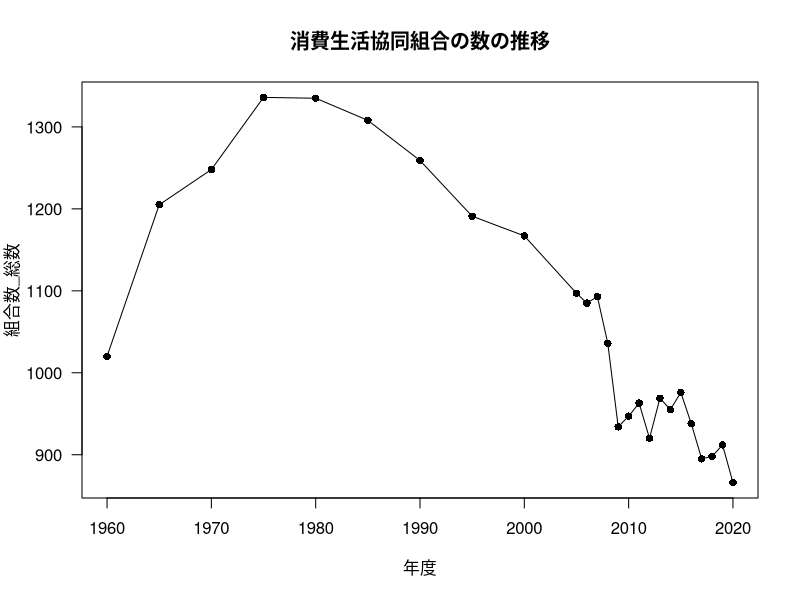
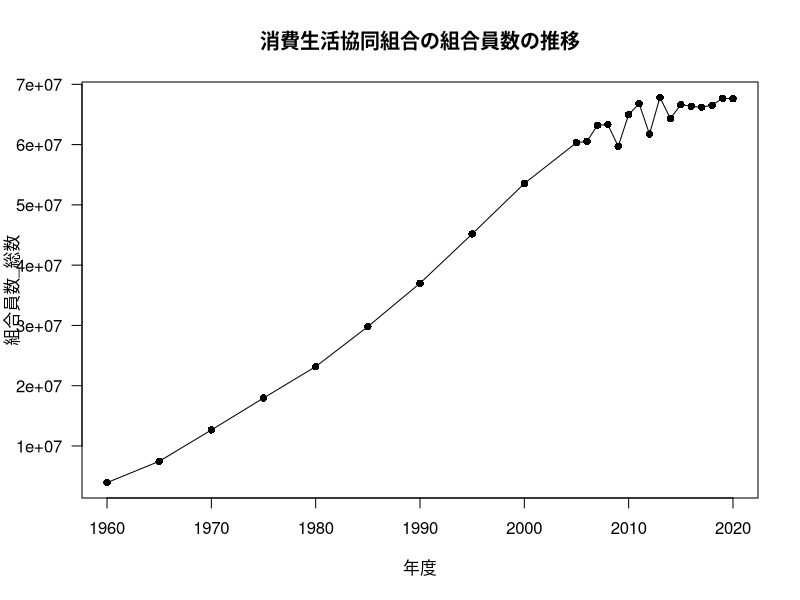
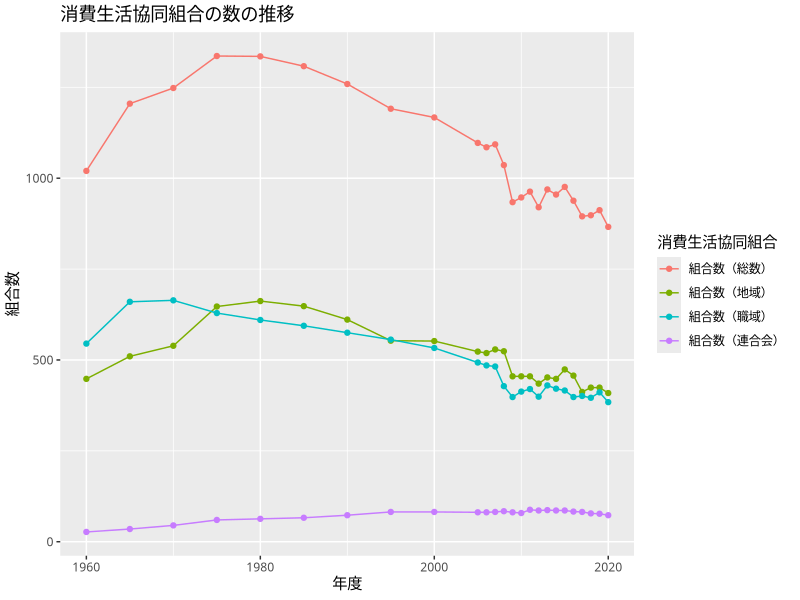
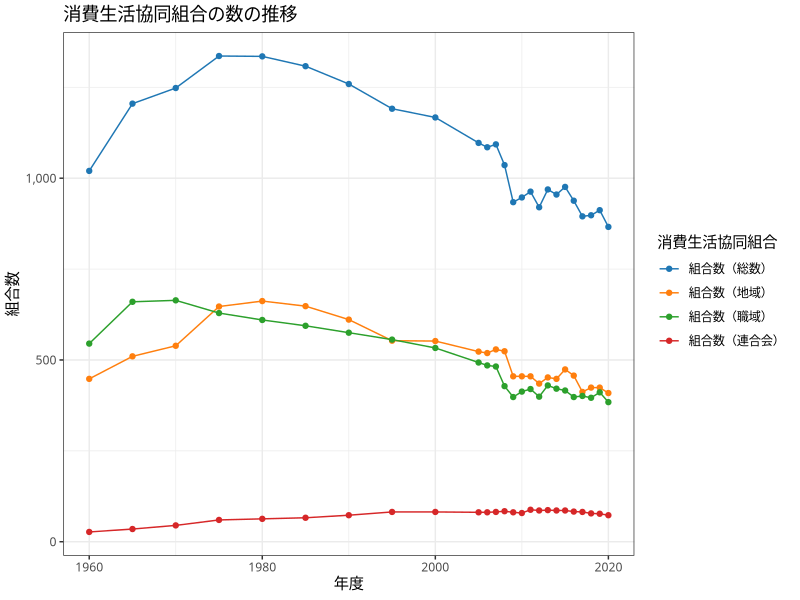
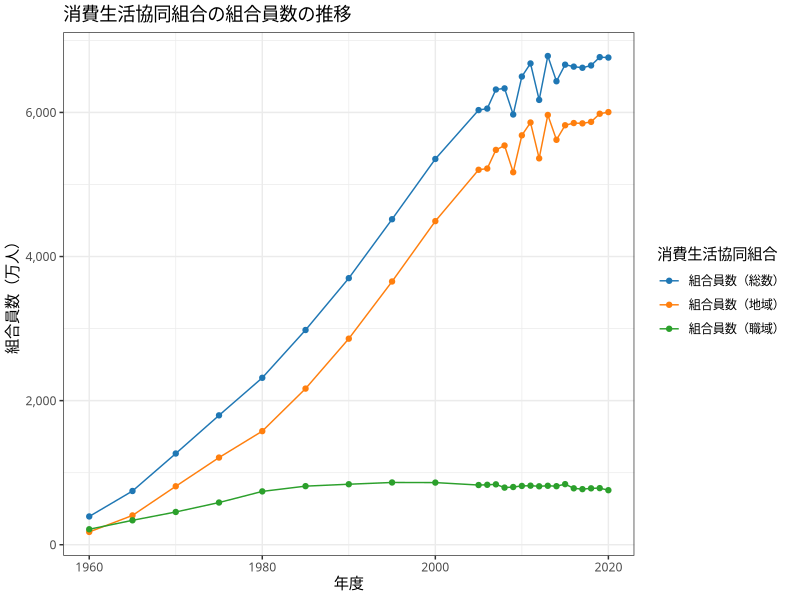
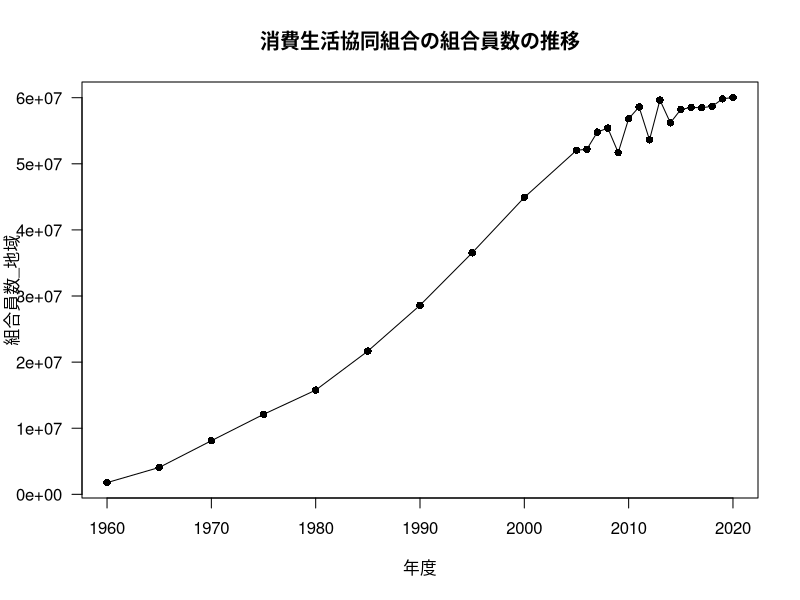
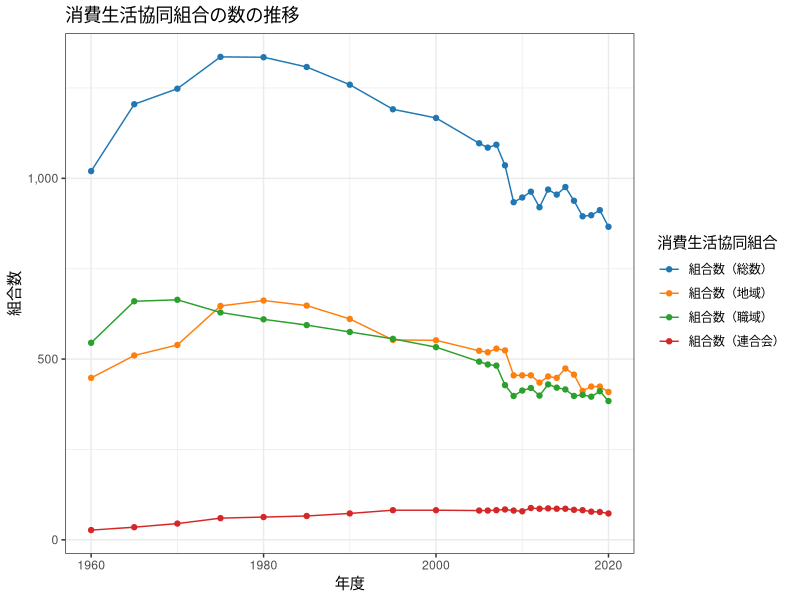
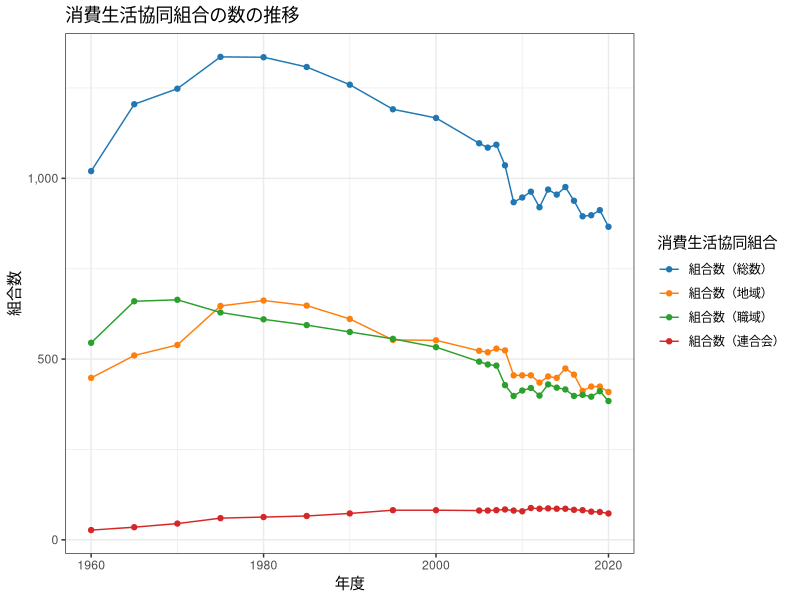

Reproduce these figures in R, in order.
## ---- chunk 1
#| echo: false
#| message: false
library(readxl)
df <- readxl::read_excel("../data/2-1.xlsx", col_names = FALSE, skip = 2)
## ---- chunk 2
# 下にある注を削除
df <- df[-c(30:nrow(df)), ]

# ヘッダーを整理
tmp <- gsub("　", "", df[1, ])
tmp[3:5] <- tmp[2]
tmp[7:8] <- tmp[6]
tmp[10:11] <- tmp[9]
names(df) <- paste(tmp, gsub("　", "", df[2, ]), sep = "_")
names(df) <- sub("_NA", "", names(df))
df <- df[-c(1:3), ]

# 昭和32年という非表示の行を見つけて唖然とする
df[1, ]

# 年度を西暦に強引に変換する
df <- df[-1, ]
df[, "年度"] <- c(seq(35 + 1925, 2005, 5), seq(2006, 2020, 1))

# 列を数値型に変換する
df[, 2:ncol(df)] <- lapply(df[, 2:ncol(df)], as.double)

# 以下は好みであり，実行しなくてもよい
dfcoop <- data.frame(df)
## ---- chunk 3
head(dfcoop)
## ---- chunk 4
plot(dfcoop[, c("年度", "組合数_総数")], type = "o", main = "消費生活協同組合の数の推移", xlab = "年度", pch = 16, las = 1)
## ---- chunk 5
dfcoop[, "年度"]
## ---- chunk 6
plot(dfcoop[, c("年度", "組合員数_総数")], type = "o", main = "消費生活協同組合の組合員数の推移", xlab = "年度", pch = 16, las = 1)
## ---- chunk 7
outdir <- "./fig"
## ---- chunk 8
#| include: false
outdir <- "../fig"
## ---- chunk 9
if (!file.exists(outdir)) {
  dir.create(outdir)
}
## ---- chunk 10
#| results: 'hide'
pdf(file.path(outdir, "number_of_coop_members_plot.pdf"), width = 10, height = 10)
plot(dfcoop[, c("年度", "組合員数_地域")], type = "o", main = "消費生活協同組合の組合員数の推移", xlab = "年度", pch = 16, las = 1)
dev.off()
## ---- chunk 11
#| warning: false
library(ggplot2)

dfcoop2 <- reshape2::melt(dfcoop[, c("年度", grep("組合数_", names(dfcoop), value = TRUE))], id.vars = "年度")
names(dfcoop2)[2:3] <- c("消費生活協同組合", "組合数")

# _を（）に変換する
levels(dfcoop2[, "消費生活協同組合"])[grep("_", levels(dfcoop2[, "消費生活協同組合"]))] <- paste0(sub("_", "（", grep("_", levels(dfcoop2[, "消費生活協同組合"]), value = TRUE)), "）")
# factorではない場合
# dfcoop2[, "消費生活協同組合"] <- apply(dfcoop2[, "消費生活協同組合", drop = FALSE], 1, function(x) {
# if (grep("_", x)) {
#   x <- paste0(sub("_", "（", x), "）")
# }
# return(x)}
# )

g <- ggplot(data = dfcoop2) +
  geom_line(aes(x = 年度, y = 組合数, group = 消費生活協同組合, colour = 消費生活協同組合)) +
  geom_point(aes(x = 年度, y = 組合数, group = 消費生活協同組合, colour = 消費生活協同組合)) +
  ggtitle("消費生活協同組合の数の推移")
g + theme(text = element_text(family = "HiraKakuProN-W3"))
## ---- chunk 12
#| warning: false
# 便利なカラーパレット
library(ggsci)

g <- ggplot(data = dfcoop2) +
  geom_line(aes(x = 年度, y = 組合数, group = 消費生活協同組合, colour = 消費生活協同組合)) +
  geom_point(aes(x = 年度, y = 組合数, group = 消費生活協同組合, colour = 消費生活協同組合)) +
# scale_x_continuous(breaks = seq(1960, 2020, 10), minor_breaks = NULL) +
  scale_y_continuous(labels = scales::comma_format()) +
  ggtitle("消費生活協同組合の数の推移") +
  theme_bw() +
# theme_minimal() +
# theme_classic() +
  scale_color_d3()
g + theme(text = element_text(family = "HiraKakuProN-W3"))
## ---- chunk 13
#| warning: false
ggsave(g, file = file.path(outdir, "number_of_coop.pdf"), width = 8, height = 4)
ggsave(g, file = file.path(outdir, "number_of_coop.png"), width = 8, height = 4)
## ---- chunk 14
#| warning: false
dfcoop2 <- reshape2::melt(dfcoop[, c("年度", grep("組合員数_", names(dfcoop), value = TRUE))], id.vars = "年度")
names(dfcoop2)[2:3] <- c("消費生活協同組合", "組合員数")

# _を（）に変換する
levels(dfcoop2[, "消費生活協同組合"])[grep("_", levels(dfcoop2[, "消費生活協同組合"]))] <- paste0(sub("_", "（", grep("_", levels(dfcoop2[, "消費生活協同組合"]), value = TRUE)), "）")

g <- ggplot(data = dfcoop2) +
  geom_line(aes(x = 年度, y = 組合員数 / 10000, group = 消費生活協同組合, colour = 消費生活協同組合)) +
  geom_point(aes(x = 年度, y = 組合員数 / 10000, group = 消費生活協同組合, colour = 消費生活協同組合)) +
# scale_x_continuous(breaks = seq(1960, 2020, 10), minor_breaks = NULL) +
  scale_y_continuous(labels = scales::comma_format(), name = "組合員数（万人）") +
  ggtitle("消費生活協同組合の組合員数の推移") +
  theme_bw() +
  scale_color_d3()
g + theme(text = element_text(family = "HiraKakuProN-W3"))

ggsave(g, file = file.path(outdir, "number_of_coop_members.pdf"), width = 8, height = 4)
## ---- chunk 15
#| echo: false
#| message: false
df <- readxl::read_excel("../data/2-2.xlsx", col_names = FALSE, skip = 1)
## ---- chunk 16
#| warning: false
# 下にある注を削除
df <- df[-c(83:nrow(df)), ]

# ヘッダーを整理
tmp <- c(gsub("　|\r|\n", "", df[1, ])[1:3], gsub("　|\r|\n", "", df[2, ])[seq(5, 18, 3)])
df <- df[, c(1:2, 4, seq(5, 15, 3), 18)]
names(df) <- tmp
df <- df[-c(1:4), ]

# 組合数の行のみ抽出する
df <- df[df[, "組合種類"] == "組合数", ]

# 昭和32年という非表示の行を見つけて唖然とする
df[1, ]

# 年度を西暦に強引に変換する
df <- df[-1, ]
df[, "年度"] <- c(seq(35 + 1925, 2005, 5), seq(2006, 2020, 1))

# 列を数値型に変換する
df[df == "-"] <- ""
df[, 3:ncol(df)] <- lapply(df[, 3:ncol(df)], as.double)

# 以下は好みであり，実行しなくてもよい
dfcoop <- data.frame(df)

dfcoop2 <- reshape2::melt(dfcoop[, -which(names(dfcoop) == "組合種類")], id.vars = "年度")
names(dfcoop2)[2:3] <- c("消費生活協同組合", "組合数")

g <- ggplot(data = dfcoop2) +
  geom_line(aes(x = 年度, y = 組合数, group = 消費生活協同組合, colour = 消費生活協同組合)) +
  geom_point(aes(x = 年度, y = 組合数, group = 消費生活協同組合, colour = 消費生活協同組合)) +
# scale_x_continuous(breaks = seq(1960, 2020, 10), minor_breaks = NULL) +
  scale_y_continuous(labels = scales::comma_format()) +
  ggtitle("消費生活協同組合の事業種類別組合数の推移") +
  theme_bw() +
  scale_color_d3()

ggsave(g, file = file.path(outdir, "number_of_coop_types.pdf"), width = 8, height = 4)
